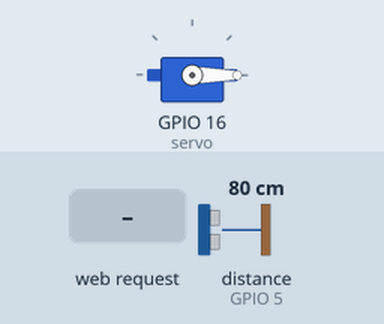
Simulated run of this sketch. Board: ESP8266 (NodeMCU). Parts: servo. The inputs (shaded band) are chosen by the test bench; at power-on: distance to the obstacle (sensor on GPIO 5) 80 cm. The echo pulse lasts 58.3 µs per cm; WiFi joins after 1.5 s; servers stay silent unless stated; what the sketch prints to the serial monitor is not drawn.

Above: at 2.7 s.
2.8 s: HTTP request GET /F/On received
At 3.5 s:
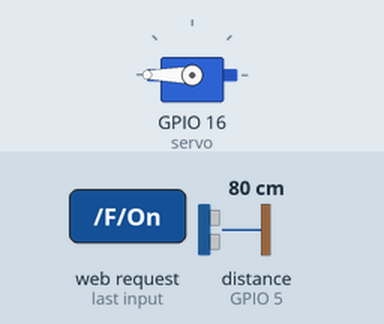
5.8 s: HTTP request GET /t/On received
At 37.0 s:
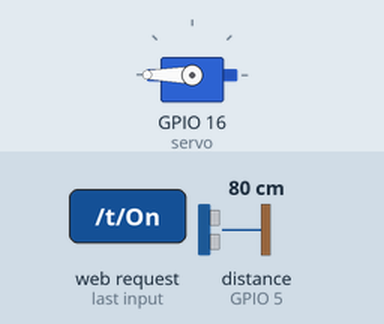
Timing chart, 0 to 37.3 s (numbered marks = the images above; inputs shaded):
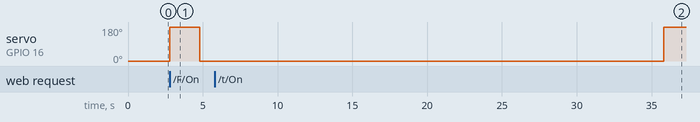

Measured:
- after the input at 2.8 s, servo on GPIO 16 (servo): 0° → 180° at once, → 0° 2.0 s later
- after the input at 5.8 s, servo on GPIO 16 (servo): 0° → 180° after 30.0 s

The sketch:

Final_Project_1.0.ino
```cpp
#include <Servo.h>                     // Servo Library
#include <HCSR04.h>                    // Ultrasonic sensor library
#include <ESP8266WiFi.h>               // Load Wi-Fi library
#define TWELVEHOURS 30                 //(43200) In seconds
const char* ssid = "Foster";           //WiFi name
const char* password = "Fuckthis1!2";  //WiFi password
WiFiServer server(80);                 // Set web server port number to 80
String header;                         // Variable to store the HTTP request
unsigned long currentTime = millis();  // Current time
unsigned long previousTime = 0;        // Previous time
const long timeoutTime = 500;          // Define timeout time in milliseconds (example: 2000ms = 2s)
unsigned long timer = 0, timeStamp = 0;
bool autoFeed = false;      //Toggleable bool for autoFeed
String feedNow = "Off";     //Toggleable string for feedNow
UltraSonicDistanceSensor HC_SR04(4, 5);                        // UltraSonic sensor with pins (Trig, echo)
Servo servo;                                                   // Creates servo object
String tankLevel = "Empty";

void setup() {
  servo.attach(16);                        // Initialize servo with pins
  servo.write(0);                          //Initial servo position
  Serial.begin(115200);                    //Begins serial with 115200 Baud Rate
  Serial.print("Connecting to ");          // Connect to Wi-Fi network with SSID and password
  Serial.println(ssid);                    //Prints for Wifi setup
  WiFi.begin(ssid, password);              //Wifi Connection
  while (WiFi.status() != WL_CONNECTED) {  //prints ... while connecting
    delay(500);
    Serial.print(".");
  }
  Serial.println("");                 // Print local IP address and start web server
  Serial.println("WiFi connected.");  //Prints once connected
  Serial.println("IP address: ");
  Serial.println(WiFi.localIP());  //Prints IP to connect to
  server.begin();                  //Begins server
}

void loop() {
  if (autoFeed == true)  //If timer is enabled, begins countdown
    timer = TWELVEHOURS - ((millis() - timeStamp) / 1000);
  if ((timer == 0) && (autoFeed == true)) {  //If timer ends, resets countdown
    feed();                                  //Calls function to feed
    resetTimer();                            //Calls function to reset time
  }
  if (feedNow == "On") {
    feed();
    feedNow = "Off";
    Serial.println("Resetting Feed Button");
  }
  handleClient();  //Function to check for signals
}

void handleClient() {  //Function for reciving signals
  WiFiClient client = server.available();
  if (client) {
    Serial.println("New Client.");  // print a message out in the serial port
    String currentLine = "";        // make a String to hold incoming data from the client
    currentTime = millis();
    previousTime = currentTime;
    while (client.connected() && currentTime - previousTime <= timeoutTime) {  // loop while the client's connected
      currentTime = millis();
      if (client.available()) {  // if there's bytes to read from the client,
        char c = client.read();  // read a byte, then
        header += c;
        if (c == '\n') {  // if the byte is a newline character
          // if the current line is blank, you got two newline charactedugrs in a row.
          // that's the end of the client HTTP request, so send a response:
          if (currentLine.length() == 0) {
            // HTTP headers always start with a response code (e.g. HTTP/1.1 200 OK)
            // and a content-type so the client knows what's coming, then a blank line:
            client.println("HTTP/1.1 200 OK");
            client.println("Content-type:text/html");
            client.println("Connection: close");
            client.println();
            // turns the GPIOs On and Off
            if (header.indexOf("GET /F/On") >= 0) {          //If head input for feed is on
              feedNow = "On";                                //Changes value for feedNow for client.print
            } else if (header.indexOf("GET /F/Off") >= 0) {  //If head input for feed is off
              feedNow = "Off";
            } else if (header.indexOf("GET /t/On") >= 0) {  //If head input for time is on
              timeStamp = millis();
              autoFeed = true;                               //Changes autoFeed bool to true
              resetTimer();                                  //Calls function to start timer
            } else if (header.indexOf("GET /t/Off") >= 0) {  //If head input for timer is off
              autoFeed = false;                              //Changes autoFeed bool to false
              timer = 0;                                     //Sets timer to 0
            }
            // Display the HTML web page
            client.println("<!DOCTYPE html><html>");
            client.println("<head><meta name=\"viewport\" content=\"width=device-width, initial-scale=1\">");
            client.println("<link rel=\"icon\" href=\"data:,\">");
            // CSS to style the On/Off buttons
            client.println("<style>html { font-family: Helvetica; display: inline-block; margin: 0px auto; text-align: center;}");
            client.println(".button { background-color: #850687; border: none; color: white; padding: 16px 40px;");
            client.println("text-decoration: none; font-size: 30px; margin: 2px; cursor: pointer;}");
            client.println(".button2 {background-color: #387910;}.button3 {background-color: #7E7979;}</style></head>");
            client.println("<body><h1>Automatic Pet Feeder</h1>");  // Web Page Heading
            client.println("<body><h2>Current Tank Level: " + tankLevel + "<h2>");
            client.println("<p>Feed Now </p>");
            // Display current state
            if (feedNow == "Off") {  // If the feedNow is Off, it displays the On button
              client.println("<p><a href=\"/F/On\"><button class=\"button\">Off</button></a></p>");
            } else {
              client.println("<p><a href=\"/F/Off\"><button class=\"button button2\">On</button></a></p>");
            }
            char msg[9];
            sprintf(msg, "%02i:%02i:%02i", timer / 3600, (timer % 3600) / 60, timer % 60);
            // Display current state, and On/Off buttons for GPIO 4
            //client.println("<p>Timer " + String(timer/60) + ":" +String(timer%60) + "</p>");
            client.println("<p>Feeding Timer " + String(msg) + "</p>");
            if (timer != 0) {  //If timer is enabled, prints time
              client.println("<p><a href=\"/t/Off\"><button class=\"button button2\">Running</button></a></p>");
            } else {  //Else prints "12 Hours" and displays as off
              client.println("<p><a href=\"/t/On\"><button class=\"button\">12 Hours</button></a></p>");
            }
            client.println("<p> </p>");
            client.println("<p><a href=\"/r/1\"><button class=\"button button3\">Refresh</button></a></p>");
            client.println("</body></html>");
            client.println();  // The HTTP response ends with another blank line
            break;             // Break out of the while loop
          } else {             // if you got a newline, then clear currentLine
            currentLine = "";
          }
        } else if (c != '\r') {  // if you got anything else but a carriage return character,
          currentLine += c;      // add it to the end of the currentLine
        }
      }
    }
    // Clear the header variable
    header = "";
    // Close the connection
    client.stop();
    //Serial.println("Client disconnected.");
    Serial.println("");
  }
}

void resetTimer() {  //Function to Reset time
  timer = TWELVEHOURS;
  timeStamp = millis();
  delay(1000);
  Serial.println("Timer Reset");
}

void feed() {  //Function to feed
  servo.write(180);
  delay(2000);
  servo.write(0);
  Serial.println("Feeding Now");
  checkTankLevel();  //Function to check the current fullness of tank
}

void checkTankLevel() {
  int distance = HC_SR04.measureDistanceCm(); //Creates int for distance to be measured by Ultrasonic sensor
  if (distance > -1) {                         // If value is read
    Serial.println(distance);
    int tankDistance;
    if (distance < 5) {                       // Value for full
      tankDistance = 0;
    } else if (distance >= 5 && distance <= 6) {  // Value for low
      tankDistance = 1;
    } else {  // Else empty
      tankDistance = 2;
    }
    switch (tankDistance) {
      case 0:
        tankLevel = "Full";
        Serial.println(tankLevel);
        break;
      case 1:
        tankLevel = "Low";
        Serial.println(tankLevel);
        break;
      case 2:
        tankLevel = "Empty";
        Serial.println(tankLevel);
        break;
      default:  //Redundancy
        tankLevel = "Error";
        Serial.println(tankLevel);
        break;
    }
  }
}
```
